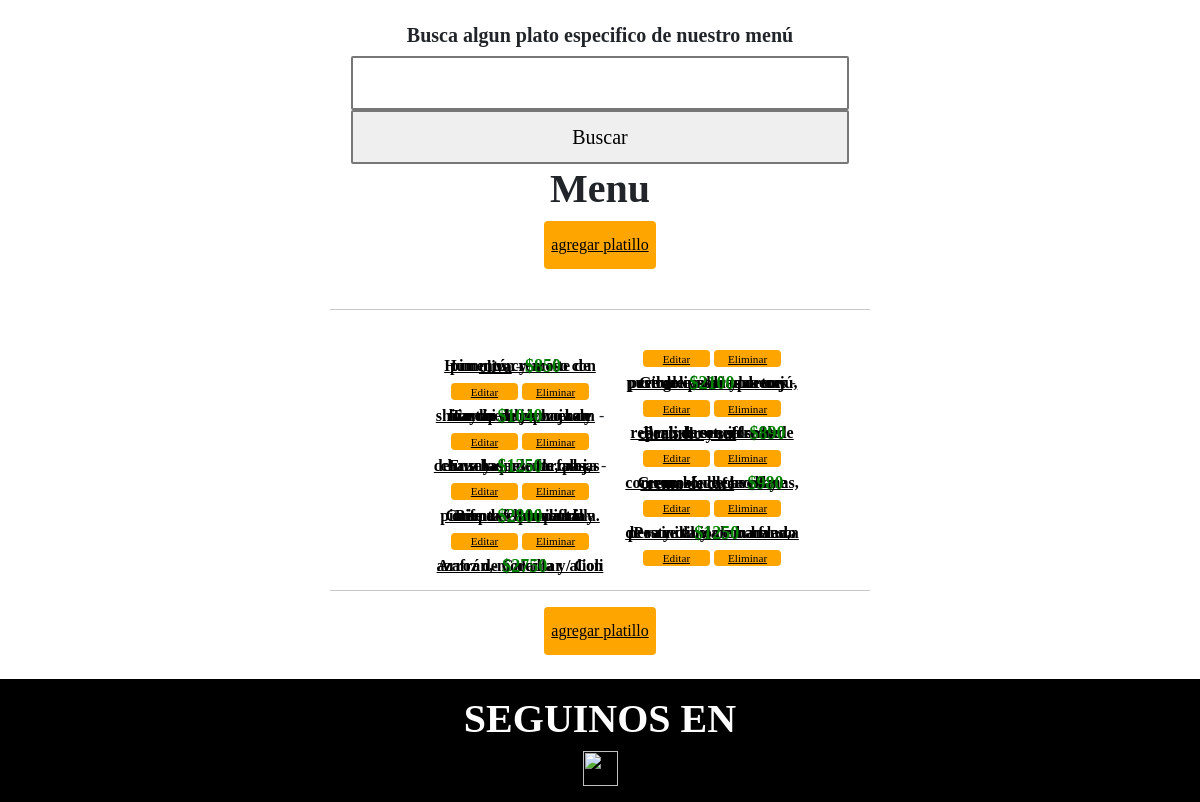
/App_Resto/menu-listar/ (lower part), run on an earlier commit of the app's database.
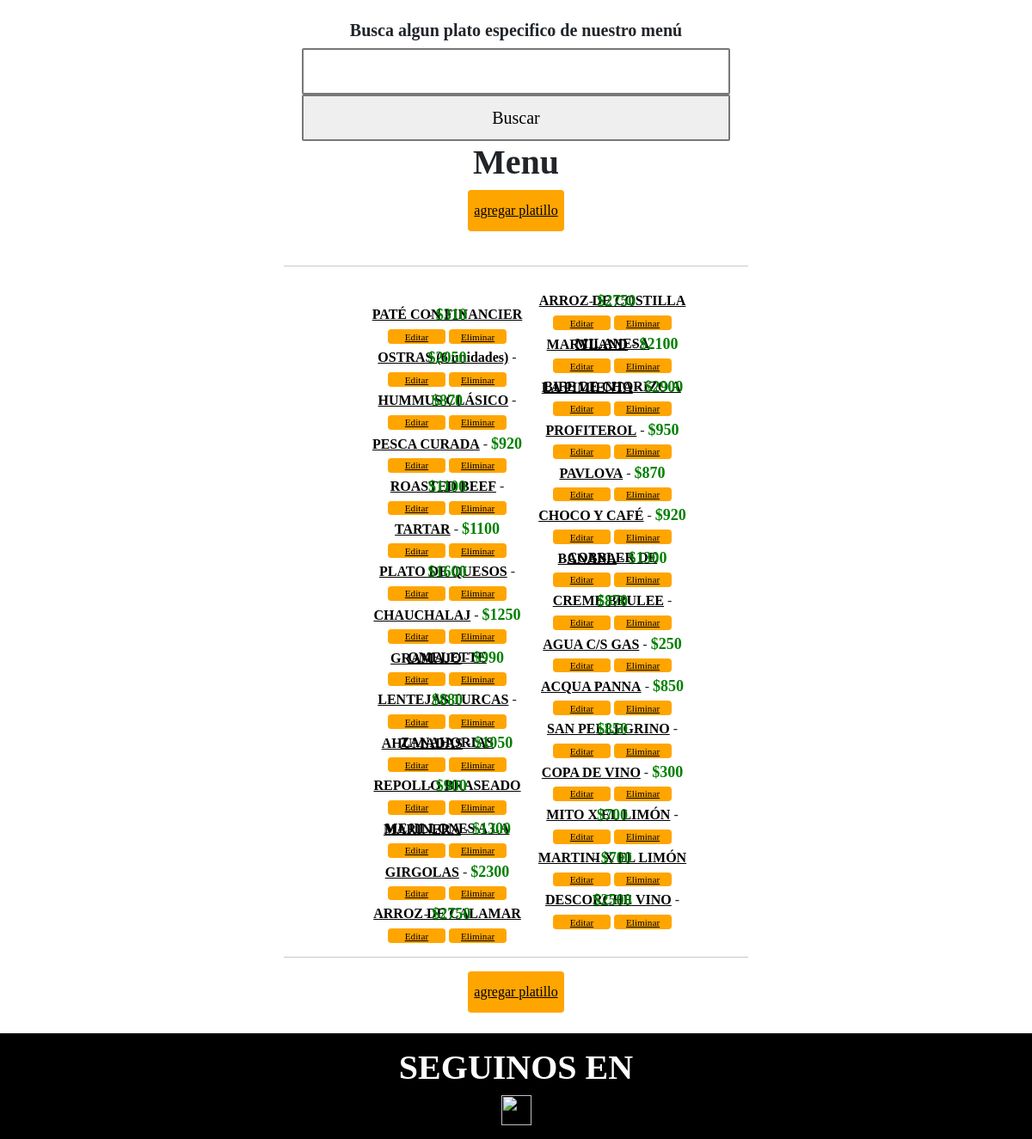
And on a later commit of the database.
### App_Resto/models.py (models this page shows, shortened)
class Productos(models.Model):
    nombre = models.CharField(max_length=150)
    descripcion = models.CharField(max_length=150)
    precio = models.IntegerField()
    tipo = models.CharField(max_length=30)
    class Meta():
        verbose_name = 'Producto'
        verbose_name_plural = 'Productos'

### App_Resto/views.py (the view)
# urls.py: path('menu-listar/', menuListView.as_view(), name="MenuListar"),
class menuListView(ListView):
    model = Productos
    template_name = "menu-listar.html"

### App_Resto/templates/menu-listar.html (shortened to what this page needs)
{% extends 'padre.html' %}
{% load static %}
{% block bloqueQueCambia %}
<html>
        <head>
        </head>
          <body style ="margin-left: 10em; margin-right: 1em">
            <br>
            <div>
            <br>
            <center>
              <h5><font face="garamond">Busca algun plato especifico de nuestro menú</h5>
              <form action= "{% url 'Buscar' %}"  method="GET">{% csrf_token %}
                  <input type="text" name="prd">
                  <input type="submit" name="buscar" value= "Buscar">
              </form>
            </center>
            </div>
            <div>
                <center><h1>Menu</h1>
                    <button style="font-size: 1em; width: 14ch; height: 6ch;">
                    <a href="{% url 'MenuCrear' %}">agregar platillo</a></center>
                <br>
                <center><hr width="45%" color="black"  /></center>
                <br>
                <ul style="line-height: 0;">
                {% for producto in object_list %}
                <div><p style="line-height: 1">
                        <center><a href= "{% url 'MenuDetallar' producto.id %}"><spam style="font-weight: bold;"> {{producto.nombre}}</spam></a>  -  <spam style ="color: green; font-weight: bold; font-size: large;">${{producto.precio}}</spam>
                        </p>
                        <button style="font-size: 0.7em; width: 12ch; height: 3ch;" >
                            <a href="{% url 'MenuEditar' producto.id %}">Editar</a>
                        </button>
                        <button style="font-size: 0.7em; width: 12ch; height: 3ch;" >
                            <a href="{% url 'MenuEliminar' producto.id %}">Eliminar</a>
                        </button>
                    </div>
                {% endfor %}
            </ul>
                <center><hr width="45%" color="black"  />
                <button style="font-size: 1em; width: 14ch; height: 6ch;">
                <a href="{% url 'MenuCrear' %}">agregar platillo</a></center>
                <br>
            </div>
        </body>
</html>
{% endblock bloqueQueCambia %}

What changed in the data, as far as the page shows it:
changed Productos: nombre "Hummus cremoso con pimentón y aceite de oliva" → "PATÉ CON FINANCIER"; precio "850" → "310"
changed Productos: nombre "Tartar de ciervo con mayonesa japonesa y kimchi sobre hoja de shizo dip de nuoc cham" → "OSTRAS (6 unidades)"; precio "1040" → "2050"
changed Productos: nombre "Ensalada de farfalaj, chauchas, menta, pasas de uva y queso de cabra" → "HUMMUS CLÁSICO"; precio "1250" → "870"
changed Productos: nombre "Bife de chorizo a la pimienta / A la parrilla. Con puré de coliflor y crema de pimienta" → "PESCA CURADA"; precio "2800" → "920"
changed Productos: nombre "Arroz de Calamar / Con azafrán, morcilla y alioli" → "ROASTED BEEF"; precio "2750" → "1100"
changed Productos: nombre "Girgolas doradas con pure de castañas de cajú, reducción de oporto y pesto de pasas y nueces" → "TARTAR"; precio "2100" → "1100"
changed Productos: nombre "Paris-brest crocante relleno de semiffredo de praline con salsa de caramelo y sal" → "PLATO DE QUESOS"; precio "890" → "1600"
changed Productos: nombre "Cremoso de chocolate con corazón de avellanas, crumble de cacao y crema de café" → "CHAUCHALAJ"; precio "980" → "1250"
changed Productos: nombre "Postre tibio de banana, pera y canela con helado de vainilla y crema fresca" → "OMELETTE GRAMAJO"; precio "1250" → "990"
added Productos: nombre "LENTEJAS TURCAS", precio "880"
added Productos: nombre "ZANAHORIAS AHUMADAS", precio "1050"
added Productos: nombre "REPOLLO BRASEADO", precio "900"
added Productos: nombre "MEJILLONES A LA MARINERA", precio "1300"
added Productos: nombre "GIRGOLAS", precio "2300"
added Productos: nombre "ARROZ DE CALAMAR", precio "2750"
added Productos: nombre "ARROZ DE COSTILLA", precio "2750"
added Productos: nombre "MILANESA MARYLAND", precio "2100"
added Productos: nombre "BIFE DE CHORIZO A LA PIMIENTA", precio "2900"
added Productos: nombre "PROFITEROL", precio "950"
added Productos: nombre "PAVLOVA", precio "870"
added Productos: nombre "CHOCO Y CAFÉ", precio "920"
added Productos: nombre "COBBLER DE BANANA", precio "1300"
added Productos: nombre "CREME BRULEE", precio "870"
added Productos: nombre "AGUA C/S GAS", precio "250"
added Productos: nombre "ACQUA PANNA", precio "850"
added Productos: nombre "SAN PELLEGRINO", precio "850"
added Productos: nombre "COPA DE VINO", precio "300"
added Productos: nombre "MITO X EL LIMÓN", precio "700"
added Productos: nombre "MARTINI X EL LIMÓN", precio "700"
added Productos: nombre "DESCORCHE VINO", precio "2500"
